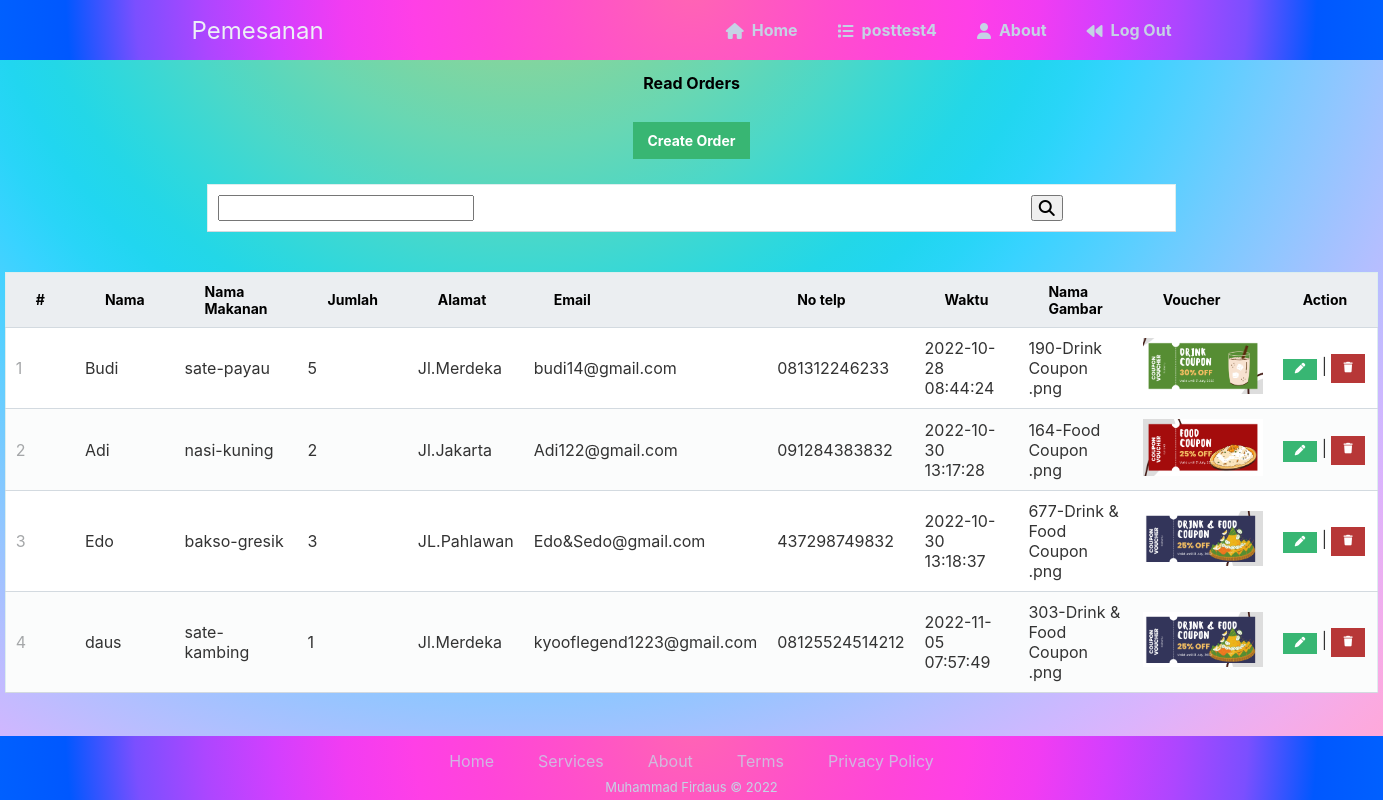
Screenshot of /index.php (signed in) with the database file from the repository.
### tables this page shows
CREATE TABLE `pemesanan` (
  `id` int(11) NOT NULL,
  `nama` varchar(50) DEFAULT NULL,
  `nama_makanan` varchar(50) DEFAULT NULL,
  `jumlah` int(50) DEFAULT NULL,
  `alamat` varchar(50) DEFAULT NULL,
  `email` varchar(50) DEFAULT NULL,
  `notelp` varchar(30) DEFAULT NULL,
  `waktu` datetime DEFAULT current_timestamp(),
  `foto` varchar(255) DEFAULT NULL
);

### index.php (the view, shortened to what this page needs)
<?php
    require "koneksi.php";
?>
<!DOCTYPE html>
<html>
  <head>
    <link href="style.css" rel="stylesheet" type="text/css">
		<link rel="stylesheet" href="https://use.fontawesome.com/releases/v5.7.1/css/all.css">
    <link rel="stylesheet" href="path/to/font-awesome/css/font-awesome.min.css">
  </head>
  <body>
  <nav class="navtop">
    	<div>
    		<h1>Pemesanan</h1>
            <a href="index.php"><i class="fas fa-home"></i>Home</a>
			<a href="../Posttest 4/posttest4.php"> <i class="fa fa-list"></i>posttest4</a>
			<a href="../Posttest 4/about.php"> <i class="fa fa-user"></i>About</a>
      <a href="login/logout.php" id="Logout"> <i class="fa fa-backward"></i> Log Out </a>
    	</div>
    </nav>
	<div class="footer-basic">
	<footer>
		<ul>
			<li><a href="index.php">Home</a></li>
			<li><a class="button" href="#popup1">Services</a></li>
			<li><a href="../Posttest 4/about.php">About</a></li>
			<li><a class="button" href="#popup1">Terms</a></li>
			<li><a class="button" href="#popup1">Privacy Policy</a></li>
		</ul>
		<p class="copyright">Muhammad Firdaus © 2022</p>
	</footer>
</div class="index">
    <center><h2>Read Orders</h2><center>
    <center><a class ="tomboltambah" href="tambah_produk.php">Create Order</a><center>
    <form  action = "index.php" method = "GET">
        <table>
            <tr>
                <td>
                  <div class="form-outline">
                    <input type="text" name="keyword" id="keyword" class="form-control">
                  </div>
                </td>
                <td>
                  <button type="submit" class="btn btn-secondary" name="search">
                  <i class="fas fa-search"></i>
                  </button>
                </td>
            </tr>
        </table>
  </form>
    <br/>
    <table>
      <thead>
        <tr>
          <td>#</td>
          <td>Nama</td>
          <td>Nama Makanan</td>
          <td>Jumlah</td>
          <td>Alamat</td>
          <td>Email</td>
          <td>No telp</td>
          <td>Waktu</td>
          <td>Nama Gambar</td>
          <td>Voucher</td>
          <td>Action</td>
        </tr>
    </thead>
    <tbody>
      <?php
      if (isset($_GET['search'])){
        $keyword = $_GET['keyword'];
        $result = mysqli_query($koneksi, "SELECT * FROM pemesanan WHERE nama LIKE '%$keyword%' OR nama_makanan LIKE '%$keyword%'" );
      }
      else{
        $query = "SELECT * FROM pemesanan ORDER BY id ASC";
        $result = mysqli_query($koneksi, $query);
      }
      $no = 1;
      while($row = mysqli_fetch_assoc($result))
      {
      ?>
       <tr>
          <td><?php echo $no; ?></td>
          <td><?php echo $row['nama']; ?></td>
          <td><?php echo $row['nama_makanan']; ?></td>
          <td><?php echo $row['jumlah']; ?></td>
          <td><?php echo $row['alamat']; ?></td>
          <td><?php echo $row['email']; ?></td>
          <td><?php echo $row['notelp']; ?></td>
          <td><?php echo $row['waktu']; ?></td>
          <td><?php echo $row['foto']; ?></td>
          <td style="text-align: center;"><img src="gambar/<?php echo $row['foto']; ?>" style="width: 120px;"></td>
          <td class="actions">
              <a class="edit" href="edit_produk.php?id=<?php echo $row['id']; ?>"><i class="fas fa-pen fa-xs"></i></a> |
              <a class="hapus"href="proses_hapus.php?id=<?php echo $row['id']; ?>" onclick="return confirm('Anda yakin akan menghapus data ini?')"><i class="fas fa-trash fa-xs"></i></a>
          </td>
      </tr>
      <?php
        $no++;
      }
      ?>
    </tbody>
    </table>
  </body>
</html>

### style.css (style rules this page uses)
* { box-sizing: border-box; font-family: -apple-system, BlinkMacSystemFont, "segoe ui", roboto, oxygen, ubuntu, cantarell, "fira sans", "droid sans", "helvetica neue", Arial, sans-serif; font-size: 16px; -webkit-font-smoothing: antialiased; -moz-osx-font-smoothing: grayscale; }
body { background-image: radial-gradient(circle at 37.72% -19.64%, #bfca7b 0, #b4cd80 3.33%, #a8cf86 6.67%, #9cd18d 10%, #8fd395 13.33%, #83d59f 16.67%, #75d6a8 20%, #68d7b3 23.33%, #59d7bd 26.67%, #4bd8c8 30%, #3cd8d3 33.33%, #2ed8dd 36.67%, #23d7e7 40%, #21d6f0 43.33%, #29d5f8 46.67%, #38d3ff 50%, #49d1ff 53.33%, #5bcfff 56.67%, #6eccff 60%, #80c9ff 63.33%, #91c6ff 66.67%, #a2c2ff 70%, #b2bfff 73.33%, #c1bbff 76.67%, #cfb7ff 80%, #dcb3fc 83.33%, #e8b0f4 86.67%, #f2adec 90%, #faaae2 93.33%, #ffa8d9 96.67%, #ffa6ce 100%); margin: 0; background-size: cover; background-repeat: no-repeat; background-position: center; background-attachment: fixed; height: 100%; text-align: center; width: 100%; display: table; vertical-align: middle; }
.navtop { background-image: radial-gradient(circle at 50% -20.71%, #ff65b3 0, #ff59c0 10%, #ff4ecd 20%, #ff45d9 30%, #ff3fe6 40%, #f23cf2 50%, #d33ffe 60%, #ad46ff 70%, #7b4fff 80%, #0058ff 90%, #0060ff 100%); height: 60px; width: 100%; border: 0; }
.navtop div { display: flex; margin: 0 auto; width: 1000px; height: 100%; }
.navtop div h1, .navtop div a { display: inline-flex; align-items: center; }
.navtop div h1 { flex: 1; font-size: 24px; padding: 0; margin: 0; color: #ecf0f6; font-weight: normal; }
.navtop div a { padding: 0 20px; text-decoration: none; color: #c5d2e5; font-weight: bold; font-size: initial; }
.navtop div a i { padding: 2px 8px 0 0; color: #c5d2e5; }
.footer-basic { text-align: center; padding:5px 0; background-image: radial-gradient(circle at 50% -20.71%, #ff65b3 0, #ff59c0 10%, #ff4ecd 20%, #ff45d9 30%, #ff3fe6 40%, #f23cf2 50%, #d33ffe 60%, #ad46ff 70%, #7b4fff 80%, #0058ff 90%, #0060ff 100%); color:#c5d2e5; bottom: 0px; position: absolute; width: 100%; }
.footer-basic ul { padding:0; list-style:none; text-align:center; font-size:18px; line-height:0.3; margin-bottom:0; display: flex; align-items: center; justify-content: center; }
.footer-basic li { padding:0 10px; }
.footer-basic ul a { color:inherit; text-decoration:none; opacity:0.8; }
.footer-basic .copyright { margin-top:15px; text-align:center; font-size:13px; color:#c5d2e5; margin-bottom:0; }
a { color: rgb(0, 0, 0); padding: 4px 12px 8px }
h1 { color: black; }
table { border: solid 1px #DDEEEE; border-collapse: collapse; border-spacing: 0; width: 70%; margin: 10px auto 10px auto; }
table thead { background-color: #ebeef1; border-bottom: 1px solid #d3dae0; }
table thead td { padding: 10px 30px; font-weight: bold; color: #000000; font-size: 14px; }
table tbody tr { border-bottom: 1px solid #d3dae0; background-color: #FFFFFF; }
table tbody tr:nth-child(even) { background-color: #fbfcfc; }
table tbody tr td { padding: 10px; }
table tbody tr td:nth-child(1) { color: #a5a7a9; }
table tbody tr td.actions .edit, .read table tbody tr td.actions .trash { display: inline-flex; text-align: right; text-decoration: none; color: #FFFFFF; padding: 10px 12px; }
table tbody td { color: #333; padding: 10px; }
.tomboltambah { display: inline-block; text-decoration: none; background-color: #38b673; font-weight: bold; font-size: 14px; color: #FFFFFF; padding: 10px 15px; margin: 15px 0; }
.edit { background-color: #38b673; border: 0; font-weight: bold; font-size: 14px; cursor: pointer; }
.hapus { background-color: #b73737; border: 0; font-weight: bold; font-size: 14px; cursor: pointer; color: #FFFFFF; }

### rows the page displays
pemesanan: nama "Budi", nama_makanan "sate-payau", jumlah "5", alamat "Jl.Merdeka", email "budi14@gmail.com", notelp "081312246233", waktu "2022-10-28 08:44:24", foto "190-Drink Coupon .png", foto (picture)
pemesanan: nama "Adi", nama_makanan "nasi-kuning", jumlah "2", alamat "Jl.Jakarta", email "Adi122@gmail.com", notelp "091284383832", waktu "2022-10-30 13:17:28", foto "164-Food Coupon .png", foto (picture)
pemesanan: nama "Edo", nama_makanan "bakso-gresik", jumlah "3", alamat "JL.Pahlawan", email "Edo&Sedo@gmail.com", notelp "437298749832", waktu "2022-10-30 13:18:37", foto "677-Drink & Food Coupon .png", foto (picture)
pemesanan: nama "daus", nama_makanan "sate-kambing", jumlah "1", alamat "Jl.Merdeka", email "kyooflegend1223@gmail.com", notelp "08125524514212", waktu "2022-11-05 07:57:49", foto "303-Drink & Food Coupon .png", foto (picture)
